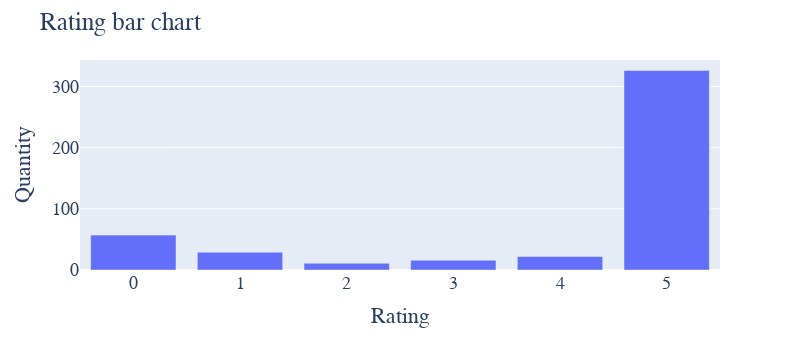

The notebook cell saved with this chart:
### Markdown cell above
## Bar chart of the ratings provided

### Code cell
def PlotRatingBarChart(df_log):
    df_call_rating_NV = df_log.groupby('rating').count()
    
    fig = px.bar(df_call_rating_NV, x=df_call_rating_NV.index, y='peer', 
             width=800, height=350)

    fig.update_layout(
        title="Rating bar chart",
        xaxis_title="Rating",
        yaxis_title="Quantity",
        font=dict(
            family="Courier New, monospace",
            size=18
        )
    )

    fig.show()
PlotRatingBarChart(df_ML)

### Figure 1 — Plotly figure (JSON) as saved in the notebook; plotly's stock layout.template omitted (floating-point values rounded to 4 significant figures)
{"data": [{"alignmentgroup": "True", "hovertemplate": "rating=%{x}<br>peer=%{y}<extra></extra>", "legendgroup": "", "marker": {"color": "#636efa"}, "name": "", "offsetgroup": "", "orientation": "v", "showlegend": false, "textposition": "auto", "type": "bar", "x": [0, 1, 2, 3, 4, 5], "xaxis": "x", "y": [57, 29, 11, 16, 22, 326], "yaxis": "y"}], "layout": {"barmode": "relative", "font": {"family": "Courier New, monospace", "size": 18}, "height": 350, "legend": {"tracegroupgap": 0}, "margin": {"t": 60}, "title": {"text": "Rating bar chart"}, "width": 800, "xaxis": {"anchor": "y", "domain": [0, 1], "title": {"text": "Rating"}}, "yaxis": {"anchor": "x", "domain": [0, 1], "title": {"text": "Quantity"}}}}
